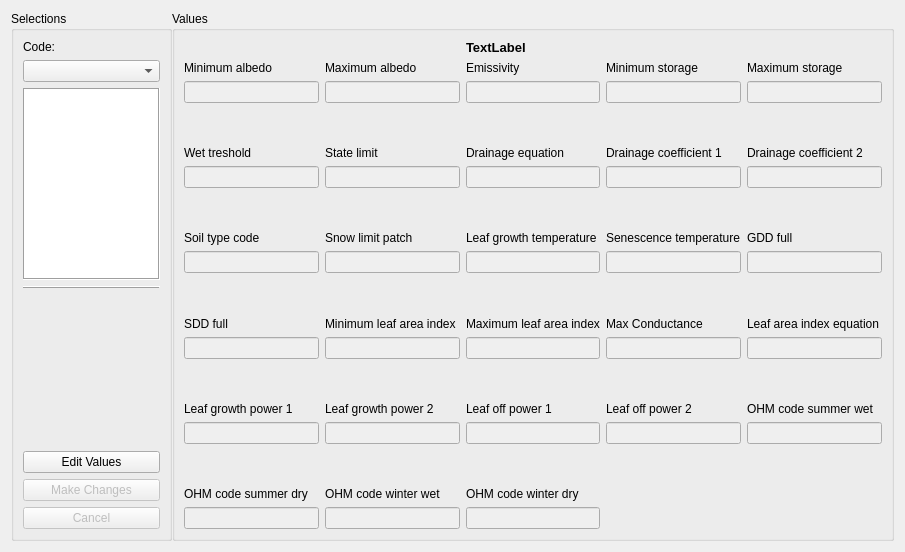
<?xml version="1.0" encoding="UTF-8"?>
<ui version="4.0">
 <class>Form</class>
 <widget class="QWidget" name="Form">
  <property name="geometry">
   <rect>
    <x>0</x>
    <y>0</y>
    <width>905</width>
    <height>552</height>
   </rect>
  </property>
  <property name="windowTitle">
   <string>Form</string>
  </property>
  <layout class="QHBoxLayout" name="horizontalLayout">
   <property name="spacing">
    <number>0</number>
   </property>
   <item>
    <widget class="QGroupBox" name="groupBox">
     <property name="minimumSize">
      <size>
       <width>161</width>
       <height>0</height>
      </size>
     </property>
     <property name="maximumSize">
      <size>
       <width>161</width>
       <height>16777215</height>
      </size>
     </property>
     <property name="title">
      <string>Selections</string>
     </property>
     <property name="flat">
      <bool>false</bool>
     </property>
     <layout class="QVBoxLayout" name="verticalLayout_29">
      <item>
       <widget class="QLabel" name="label">
        <property name="text">
         <string>Code:</string>
        </property>
       </widget>
      </item>
      <item>
       <widget class="QComboBox" name="comboBox"/>
      </item>
      <item>
       <widget class="QTextBrowser" name="exp_label">
        <property name="enabled">
         <bool>true</bool>
        </property>
        <property name="frameShape">
         <enum>QFrame::Box</enum>
        </property>
       </widget>
      </item>
      <item>
       <widget class="Line" name="line">
        <property name="frameShadow">
         <enum>QFrame::Raised</enum>
        </property>
        <property name="orientation">
         <enum>Qt::Horizontal</enum>
        </property>
       </widget>
      </item>
      <item>
       <widget class="QLabel" name="Image">
        <property name="text">
         <string/>
        </property>
       </widget>
      </item>
      <item>
       <spacer name="verticalSpacer_6">
        <property name="orientation">
         <enum>Qt::Vertical</enum>
        </property>
        <property name="sizeHint" stdset="0">
         <size>
          <width>20</width>
          <height>40</height>
         </size>
        </property>
       </spacer>
      </item>
      <item>
       <widget class="QPushButton" name="editButton">
        <property name="text">
         <string>Edit Values</string>
        </property>
       </widget>
      </item>
      <item>
       <widget class="QPushButton" name="changeButton">
        <property name="enabled">
         <bool>false</bool>
        </property>
        <property name="text">
         <string>Make Changes</string>
        </property>
       </widget>
      </item>
      <item>
       <widget class="QPushButton" name="cancelButton">
        <property name="enabled">
         <bool>false</bool>
        </property>
        <property name="text">
         <string>Cancel</string>
        </property>
       </widget>
      </item>
     </layout>
    </widget>
   </item>
   <item>
    <widget class="QGroupBox" name="groupBox2">
     <property name="title">
      <string>Values</string>
     </property>
     <property name="flat">
      <bool>false</bool>
     </property>
     <property name="checkable">
      <bool>false</bool>
     </property>
     <layout class="QGridLayout" name="gridLayout">
      <item row="7" column="2">
       <layout class="QVBoxLayout" name="verticalLayout_18">
        <item>
         <widget class="QLabel" name="label_24">
          <property name="text">
           <string>Maximum leaf area index</string>
          </property>
         </widget>
        </item>
        <item>
         <widget class="QLineEdit" name="lineEdit_18">
          <property name="enabled">
           <bool>false</bool>
          </property>
         </widget>
        </item>
       </layout>
      </item>
      <item row="7" column="4">
       <layout class="QVBoxLayout" name="verticalLayout_20">
        <item>
         <widget class="QLabel" name="label_27">
          <property name="text">
           <string>Leaf area index equation</string>
          </property>
         </widget>
        </item>
        <item>
         <widget class="QLineEdit" name="lineEdit_20">
          <property name="enabled">
           <bool>false</bool>
          </property>
         </widget>
        </item>
       </layout>
      </item>
      <item row="5" column="1">
       <layout class="QVBoxLayout" name="verticalLayout_12">
        <item>
         <widget class="QLabel" name="label_19">
          <property name="text">
           <string>Snow limit patch</string>
          </property>
         </widget>
        </item>
        <item>
         <widget class="QLineEdit" name="lineEdit_12">
          <property name="enabled">
           <bool>false</bool>
          </property>
         </widget>
        </item>
       </layout>
      </item>
      <item row="6" column="0">
       <spacer name="verticalSpacer_3">
        <property name="orientation">
         <enum>Qt::Vertical</enum>
        </property>
        <property name="sizeHint" stdset="0">
         <size>
          <width>20</width>
          <height>40</height>
         </size>
        </property>
       </spacer>
      </item>
      <item row="2" column="0">
       <spacer name="verticalSpacer">
        <property name="orientation">
         <enum>Qt::Vertical</enum>
        </property>
        <property name="sizeHint" stdset="0">
         <size>
          <width>20</width>
          <height>40</height>
         </size>
        </property>
       </spacer>
      </item>
      <item row="4" column="0">
       <spacer name="verticalSpacer_2">
        <property name="orientation">
         <enum>Qt::Vertical</enum>
        </property>
        <property name="sizeHint" stdset="0">
         <size>
          <width>20</width>
          <height>40</height>
         </size>
        </property>
       </spacer>
      </item>
      <item row="8" column="0">
       <spacer name="verticalSpacer_4">
        <property name="orientation">
         <enum>Qt::Vertical</enum>
        </property>
        <property name="sizeHint" stdset="0">
         <size>
          <width>20</width>
          <height>40</height>
         </size>
        </property>
       </spacer>
      </item>
      <item row="5" column="2">
       <layout class="QVBoxLayout" name="verticalLayout_13">
        <item>
         <widget class="QLabel" name="label_20">
          <property name="text">
           <string>Leaf growth temperature</string>
          </property>
         </widget>
        </item>
        <item>
         <widget class="QLineEdit" name="lineEdit_13">
          <property name="enabled">
           <bool>false</bool>
          </property>
         </widget>
        </item>
       </layout>
      </item>
      <item row="5" column="3">
       <layout class="QVBoxLayout" name="verticalLayout_14">
        <item>
         <widget class="QLabel" name="label_22">
          <property name="text">
           <string>Senescence temperature</string>
          </property>
         </widget>
        </item>
        <item>
         <widget class="QLineEdit" name="lineEdit_14">
          <property name="enabled">
           <bool>false</bool>
          </property>
         </widget>
        </item>
       </layout>
      </item>
      <item row="7" column="0">
       <layout class="QVBoxLayout" name="verticalLayout_16">
        <item>
         <widget class="QLabel" name="label_12">
          <property name="text">
           <string>SDD full</string>
          </property>
         </widget>
        </item>
        <item>
         <widget class="QLineEdit" name="lineEdit_16">
          <property name="enabled">
           <bool>false</bool>
          </property>
         </widget>
        </item>
       </layout>
      </item>
      <item row="5" column="4">
       <layout class="QVBoxLayout" name="verticalLayout_15">
        <item>
         <widget class="QLabel" name="label_21">
          <property name="text">
           <string>GDD full</string>
          </property>
         </widget>
        </item>
        <item>
         <widget class="QLineEdit" name="lineEdit_15">
          <property name="enabled">
           <bool>false</bool>
          </property>
         </widget>
        </item>
       </layout>
      </item>
      <item row="7" column="1">
       <layout class="QVBoxLayout" name="verticalLayout_17">
        <item>
         <widget class="QLabel" name="label_23">
          <property name="text">
           <string>Minimum leaf area index</string>
          </property>
         </widget>
        </item>
        <item>
         <widget class="QLineEdit" name="lineEdit_17">
          <property name="enabled">
           <bool>false</bool>
          </property>
         </widget>
        </item>
       </layout>
      </item>
      <item row="7" column="3">
       <layout class="QVBoxLayout" name="verticalLayout_19">
        <item>
         <widget class="QLabel" name="label_26">
          <property name="text">
           <string>Max Conductance</string>
          </property>
         </widget>
        </item>
        <item>
         <widget class="QLineEdit" name="lineEdit_19">
          <property name="enabled">
           <bool>false</bool>
          </property>
         </widget>
        </item>
       </layout>
      </item>
      <item row="3" column="0">
       <layout class="QVBoxLayout" name="verticalLayout_6">
        <item>
         <widget class="QLabel" name="label_7">
          <property name="text">
           <string>Wet treshold</string>
          </property>
         </widget>
        </item>
        <item>
         <widget class="QLineEdit" name="lineEdit_6">
          <property name="enabled">
           <bool>false</bool>
          </property>
         </widget>
        </item>
       </layout>
      </item>
      <item row="1" column="4">
       <layout class="QVBoxLayout" name="verticalLayout_5">
        <item>
         <widget class="QLabel" name="label_6">
          <property name="text">
           <string>Maximum storage</string>
          </property>
         </widget>
        </item>
        <item>
         <widget class="QLineEdit" name="lineEdit_5">
          <property name="enabled">
           <bool>false</bool>
          </property>
         </widget>
        </item>
       </layout>
      </item>
      <item row="1" column="3">
       <layout class="QVBoxLayout" name="verticalLayout_4">
        <item>
         <widget class="QLabel" name="label_5">
          <property name="text">
           <string>Minimum storage</string>
          </property>
         </widget>
        </item>
        <item>
         <widget class="QLineEdit" name="lineEdit_4">
          <property name="enabled">
           <bool>false</bool>
          </property>
         </widget>
        </item>
       </layout>
      </item>
      <item row="1" column="0">
       <layout class="QVBoxLayout" name="verticalLayout">
        <item>
         <widget class="QLabel" name="label_2">
          <property name="text">
           <string>Minimum albedo</string>
          </property>
         </widget>
        </item>
        <item>
         <widget class="QLineEdit" name="lineEdit_1">
          <property name="enabled">
           <bool>false</bool>
          </property>
         </widget>
        </item>
       </layout>
      </item>
      <item row="1" column="1">
       <layout class="QVBoxLayout" name="verticalLayout_2">
        <item>
         <widget class="QLabel" name="label_3">
          <property name="text">
           <string>Maximum albedo</string>
          </property>
         </widget>
        </item>
        <item>
         <widget class="QLineEdit" name="lineEdit_2">
          <property name="enabled">
           <bool>false</bool>
          </property>
         </widget>
        </item>
       </layout>
      </item>
      <item row="1" column="2">
       <layout class="QVBoxLayout" name="verticalLayout_3">
        <item>
         <widget class="QLabel" name="label_4">
          <property name="text">
           <string>Emissivity</string>
          </property>
         </widget>
        </item>
        <item>
         <widget class="QLineEdit" name="lineEdit_3">
          <property name="enabled">
           <bool>false</bool>
          </property>
         </widget>
        </item>
       </layout>
      </item>
      <item row="5" column="0">
       <layout class="QVBoxLayout" name="verticalLayout_11">
        <item>
         <widget class="QLabel" name="label_11">
          <property name="text">
           <string>Soil type code</string>
          </property>
         </widget>
        </item>
        <item>
         <widget class="QLineEdit" name="lineEdit_11">
          <property name="enabled">
           <bool>false</bool>
          </property>
         </widget>
        </item>
       </layout>
      </item>
      <item row="3" column="4">
       <layout class="QVBoxLayout" name="verticalLayout_10">
        <item>
         <widget class="QLabel" name="label_9">
          <property name="text">
           <string>Drainage coefficient 2</string>
          </property>
         </widget>
        </item>
        <item>
         <widget class="QLineEdit" name="lineEdit_10">
          <property name="enabled">
           <bool>false</bool>
          </property>
         </widget>
        </item>
       </layout>
      </item>
      <item row="3" column="3">
       <layout class="QVBoxLayout" name="verticalLayout_9">
        <item>
         <widget class="QLabel" name="label_10">
          <property name="text">
           <string>Drainage coefficient 1</string>
          </property>
         </widget>
        </item>
        <item>
         <widget class="QLineEdit" name="lineEdit_9">
          <property name="enabled">
           <bool>false</bool>
          </property>
         </widget>
        </item>
       </layout>
      </item>
      <item row="9" column="0">
       <layout class="QVBoxLayout" name="verticalLayout_21">
        <item>
         <widget class="QLabel" name="label_13">
          <property name="text">
           <string>Leaf growth power 1</string>
          </property>
         </widget>
        </item>
        <item>
         <widget class="QLineEdit" name="lineEdit_21">
          <property name="enabled">
           <bool>false</bool>
          </property>
         </widget>
        </item>
       </layout>
      </item>
      <item row="9" column="1">
       <layout class="QVBoxLayout" name="verticalLayout_22">
        <item>
         <widget class="QLabel" name="label_28">
          <property name="text">
           <string>Leaf growth power 2</string>
          </property>
         </widget>
        </item>
        <item>
         <widget class="QLineEdit" name="lineEdit_22">
          <property name="enabled">
           <bool>false</bool>
          </property>
         </widget>
        </item>
       </layout>
      </item>
      <item row="9" column="2">
       <layout class="QVBoxLayout" name="verticalLayout_23">
        <item>
         <widget class="QLabel" name="label_30">
          <property name="text">
           <string>Leaf off power 1</string>
          </property>
         </widget>
        </item>
        <item>
         <widget class="QLineEdit" name="lineEdit_23">
          <property name="enabled">
           <bool>false</bool>
          </property>
         </widget>
        </item>
       </layout>
      </item>
      <item row="9" column="3">
       <layout class="QVBoxLayout" name="verticalLayout_24">
        <item>
         <widget class="QLabel" name="label_31">
          <property name="text">
           <string>Leaf off power 2</string>
          </property>
         </widget>
        </item>
        <item>
         <widget class="QLineEdit" name="lineEdit_24">
          <property name="enabled">
           <bool>false</bool>
          </property>
         </widget>
        </item>
       </layout>
      </item>
      <item row="9" column="4">
       <layout class="QVBoxLayout" name="verticalLayout_25">
        <item>
         <widget class="QLabel" name="label_29">
          <property name="text">
           <string>OHM code summer wet</string>
          </property>
         </widget>
        </item>
        <item>
         <widget class="QLineEdit" name="lineEdit_25">
          <property name="enabled">
           <bool>false</bool>
          </property>
         </widget>
        </item>
       </layout>
      </item>
      <item row="11" column="0">
       <layout class="QVBoxLayout" name="verticalLayout_26">
        <item>
         <widget class="QLabel" name="label_14">
          <property name="text">
           <string>OHM code summer dry</string>
          </property>
         </widget>
        </item>
        <item>
         <widget class="QLineEdit" name="lineEdit_26">
          <property name="enabled">
           <bool>false</bool>
          </property>
         </widget>
        </item>
       </layout>
      </item>
      <item row="11" column="1">
       <layout class="QVBoxLayout" name="verticalLayout_27">
        <item>
         <widget class="QLabel" name="label_32">
          <property name="text">
           <string>OHM code winter wet</string>
          </property>
         </widget>
        </item>
        <item>
         <widget class="QLineEdit" name="lineEdit_27">
          <property name="enabled">
           <bool>false</bool>
          </property>
         </widget>
        </item>
       </layout>
      </item>
      <item row="11" column="2">
       <layout class="QVBoxLayout" name="verticalLayout_28">
        <item>
         <widget class="QLabel" name="label_34">
          <property name="text">
           <string>OHM code winter dry</string>
          </property>
         </widget>
        </item>
        <item>
         <widget class="QLineEdit" name="lineEdit_28">
          <property name="enabled">
           <bool>false</bool>
          </property>
         </widget>
        </item>
       </layout>
      </item>
      <item row="3" column="1">
       <layout class="QVBoxLayout" name="verticalLayout_7">
        <item>
         <widget class="QLabel" name="label_25">
          <property name="text">
           <string>State limit</string>
          </property>
         </widget>
        </item>
        <item>
         <widget class="QLineEdit" name="lineEdit_7">
          <property name="enabled">
           <bool>false</bool>
          </property>
         </widget>
        </item>
       </layout>
      </item>
      <item row="3" column="2">
       <layout class="QVBoxLayout" name="verticalLayout_8">
        <item>
         <widget class="QLabel" name="label_8">
          <property name="text">
           <string>Drainage equation</string>
          </property>
         </widget>
        </item>
        <item>
         <widget class="QLineEdit" name="lineEdit_8">
          <property name="enabled">
           <bool>false</bool>
          </property>
         </widget>
        </item>
       </layout>
      </item>
      <item row="10" column="0">
       <spacer name="verticalSpacer_5">
        <property name="orientation">
         <enum>Qt::Vertical</enum>
        </property>
        <property name="sizeHint" stdset="0">
         <size>
          <width>20</width>
          <height>40</height>
         </size>
        </property>
       </spacer>
      </item>
      <item row="0" column="2">
       <widget class="QLabel" name="tab_name">
        <property name="font">
         <font>
          <pointsize>10</pointsize>
          <weight>75</weight>
          <bold>true</bold>
         </font>
        </property>
        <property name="text">
         <string>TextLabel</string>
        </property>
       </widget>
      </item>
     </layout>
    </widget>
   </item>
  </layout>
 </widget>
 <resources/>
 <connections/>
</ui>
